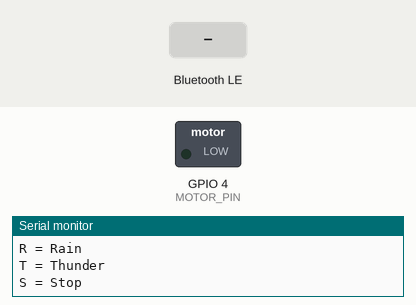
The sketch below on a simulated ESP32. On the bench: switched loads named in the sketch (green lamp = pin HIGH), the last lines printed to the serial monitor. The inputs (shaded band) are chosen by the test bench. Nothing arrives over Bluetooth unless stated; a phone connects over Bluetooth LE 3 s after start.

Above: at 1.2 s.
1.3 s: Bluetooth LE write "W" received
At 1.46 s:
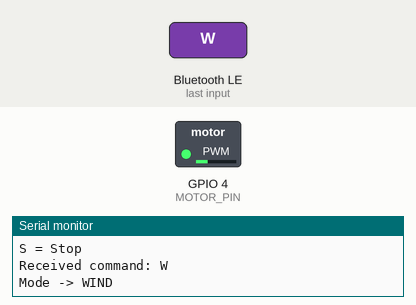
4.3 s: Bluetooth LE write "T" received
At 5.8 s:
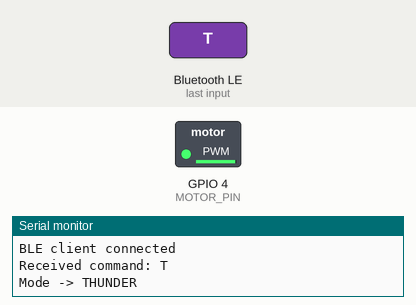
7.3 s: Bluetooth LE write "R" received
Timing chart, 0 to 16.3 s (numbered marks = the images above; inputs shaded):
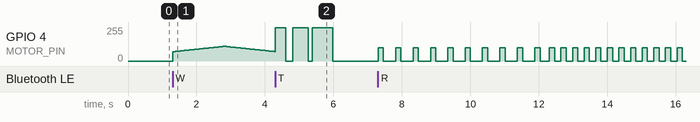

Measured:
- after the input at 1.3 s, GPIO 4 (MOTOR_PIN): rises from 0/255 to 110/255 in 1.5 s, then falls to 71/255 in 1.5 s

The sketch:

esp32_dragon.ino
```cpp
#include <Arduino.h>
#include <BLEDevice.h>
#include <BLEServer.h>
#include <BLEUtils.h>

// ==================================================
// 1. Hardware Configuration
// ==================================================

#define MOTOR_PIN 4

// ==================================================
// 2. BLE Configuration
// Must match vibration_controller.py
// ==================================================

#define SERVICE_UUID \
  "12345678-1234-1234-1234-123456789abc"

#define CHARACTERISTIC_UUID \
  "87654321-4321-4321-4321-cba987654321"

#define DEVICE_NAME "Museum-ESP32"

// ==================================================
// 3. Vibration Modes
// ==================================================

enum VibrationMode {
  STOP,
  WIND,
  RAIN,
  THUNDER
};

VibrationMode currentMode = STOP;

// ==================================================
// 4. PWM Configuration
// ==================================================

const int PWM_FREQ = 5000;
const int PWM_RESOLUTION = 8;

// Intensity range: 0-255

// WIND: gradual intensity
const int WIND_MIN_POWER = 70;
const int WIND_MAX_POWER = 110;

// RAIN: medium intensity
const int RAIN_POWER = 100;

// THUNDER: strong intensity
const int THUNDER_POWER = 250;

// ==================================================
// 5. Pattern Timing
// ==================================================

// ---------------- WIND ----------------
// Gradual increase -> decrease -> pause

const unsigned long WIND_RISE_TIME = 1500;
const unsigned long WIND_FALL_TIME = 1500;
const unsigned long WIND_PAUSE_TIME = 1500;

// ---------------- RAIN ----------------
// Light -> Moderate -> Heavy -> Repeat

const unsigned long RAIN_ON_TIME = 150;

const unsigned long RAIN_OFF_TIMES[] = {
  350,   // Light Rain
  180,   // Moderate Rain
  80     // Heavy Rain
};

const int RAIN_STAGES = 3;

const unsigned long RAIN_STAGE_DURATION = 5000;

// ---------------- THUNDER ----------------
// Three irregular bursts -> long pause

const unsigned long THUNDER_BURST_1 = 300;
const unsigned long THUNDER_BURST_2 = 450;
const unsigned long THUNDER_BURST_3 = 600;

const unsigned long THUNDER_GAP_1 = 200;
const unsigned long THUNDER_GAP_2 = 120;

const unsigned long THUNDER_PAUSE = 2000;

// ==================================================
// 6. Pattern State
// ==================================================

unsigned long previousMillis = 0;
unsigned long rainStartMillis = 0;

int patternStep = 0;

// ==================================================
// 7. Motor Control
// ==================================================

void setMotor(int power) {

  power = constrain(power, 0, 255);

  ledcWrite(MOTOR_PIN, power);
}

void motorOff() {

  ledcWrite(MOTOR_PIN, 0);
}

// ==================================================
// 8. Reset Pattern
// ==================================================

void resetPattern() {

  previousMillis = millis();
  rainStartMillis = millis();

  patternStep = 0;

  motorOff();
}

// ==================================================
// 9. Change Mode
// ==================================================

void setMode(VibrationMode newMode) {

  // Avoid restarting the same pattern
  if (currentMode == newMode) {
    return;
  }

  currentMode = newMode;

  resetPattern();

  switch (newMode) {

    case WIND:
      Serial.println("Mode -> WIND");
      break;

    case RAIN:
      Serial.println("Mode -> RAIN");
      break;

    case THUNDER:
      Serial.println("Mode -> THUNDER");
      break;

    case STOP:
      Serial.println("Mode -> STOP");
      break;
  }
}

// ==================================================
// 10. WIND Pattern
// Gradual increase -> decrease -> pause
// ==================================================

void updateWind() {

  unsigned long now = millis();

  unsigned long elapsed = now - previousMillis;

  // Step 0: Gradual increase
  if (patternStep == 0) {

    if (elapsed >= WIND_RISE_TIME) {

      setMotor(WIND_MAX_POWER);

      previousMillis = now;
      patternStep = 1;

    } else {

      int power = map(
        elapsed,
        0,
        WIND_RISE_TIME,
        WIND_MIN_POWER,
        WIND_MAX_POWER
      );

      setMotor(power);
    }
  }

  // Step 1: Gradual decrease
  else if (patternStep == 1) {

    if (elapsed >= WIND_FALL_TIME) {

      motorOff();

      previousMillis = now;
      patternStep = 2;

    } else {

      int power = map(
        elapsed,
        0,
        WIND_FALL_TIME,
        WIND_MAX_POWER,
        WIND_MIN_POWER
      );

      setMotor(power);
    }
  }

  // Step 2: Pause
  else if (patternStep == 2) {

    if (elapsed >= WIND_PAUSE_TIME) {

      previousMillis = now;
      patternStep = 0;
    }
  }
}

// ==================================================
// 11. RAIN Pattern
// Increasing pulse frequency
// ==================================================

void updateRain() {

  unsigned long now = millis();

  unsigned long elapsed = now - rainStartMillis;

  // Determine current rain stage
  int stage =
    (elapsed / RAIN_STAGE_DURATION) % RAIN_STAGES;

  unsigned long offTime = RAIN_OFF_TIMES[stage];

  // Step 0: Start pulse
  if (patternStep == 0) {

    setMotor(RAIN_POWER);

    previousMillis = now;
    patternStep = 1;
  }

  // Step 1: End pulse
  else if (
    patternStep == 1 &&
    now - previousMillis >= RAIN_ON_TIME
  ) {

    motorOff();

    previousMillis = now;
    patternStep = 2;
  }

  // Step 2: Wait before next pulse
  else if (
    patternStep == 2 &&
    now - previousMillis >= offTime
  ) {

    patternStep = 0;
  }
}

// ==================================================
// 12. THUNDER Pattern
// Irregular strong bursts
// ==================================================

void updateThunder() {

  unsigned long now = millis();

  switch (patternStep) {

    // Burst 1
    case 0:

      setMotor(THUNDER_POWER);

      previousMillis = now;
      patternStep = 1;

      break;

    // End Burst 1
    case 1:

      if (
        now - previousMillis >= THUNDER_BURST_1
      ) {

        motorOff();

        previousMillis = now;
        patternStep = 2;
      }

      break;

    // Gap 1
    case 2:

      if (
        now - previousMillis >= THUNDER_GAP_1
      ) {

        setMotor(THUNDER_POWER);

        previousMillis = now;
        patternStep = 3;
      }

      break;

    // End Burst 2
    case 3:

      if (
        now - previousMillis >= THUNDER_BURST_2
      ) {

        motorOff();

        previousMillis = now;
        patternStep = 4;
      }

      break;

    // Gap 2
    case 4:

      if (
        now - previousMillis >= THUNDER_GAP_2
      ) {

        setMotor(THUNDER_POWER);

        previousMillis = now;
        patternStep = 5;
      }

      break;

    // End Burst 3
    case 5:

      if (
        now - previousMillis >= THUNDER_BURST_3
      ) {

        motorOff();

        previousMillis = now;
        patternStep = 6;
      }

      break;

    // Long pause
    case 6:

      if (
        now - previousMillis >= THUNDER_PAUSE
      ) {

        patternStep = 0;
      }

      break;
  }
}

// ==================================================
// 13. BLE Characteristic Callback
// Receives W / R / T / S
// ==================================================

class MotorCallback : public BLECharacteristicCallbacks {

  void onWrite(
    BLECharacteristic *pCharacteristic
  ) override {

    String value = pCharacteristic->getValue();

    if (value.length() == 0) {
      return;
    }

    char command = value[0];

    Serial.print("Received command: ");
    Serial.println(command);

    if (command == 'W') {

      setMode(WIND);

    } else if (command == 'R') {

      setMode(RAIN);

    } else if (command == 'T') {

      setMode(THUNDER);

    } else if (command == 'S') {

      setMode(STOP);
    }
  }
};

// ==================================================
// 14. BLE Server Callbacks
// ==================================================

class ServerCallbacks : public BLEServerCallbacks {

  void onConnect(
    BLEServer *pServer
  ) override {

    Serial.println("BLE client connected");
  }

  void onDisconnect(
    BLEServer *pServer
  ) override {

    Serial.println("BLE client disconnected");

    // Stop vibration
    setMode(STOP);

    delay(100);

    // Restart advertising
    BLEDevice::startAdvertising();

    Serial.println("BLE advertising restarted");
  }
};

// ==================================================
// 15. Setup
// ==================================================

void setup() {

  Serial.begin(115200);

  // ---------------- PWM Setup ----------------

  ledcAttach(
    MOTOR_PIN,
    PWM_FREQ,
    PWM_RESOLUTION
  );

  motorOff();

  // ---------------- BLE Setup ----------------

  BLEDevice::init(DEVICE_NAME);

  BLEServer *pServer =
    BLEDevice::createServer();

  pServer->setCallbacks(
    new ServerCallbacks()
  );

  BLEService *pService =
    pServer->createService(
      SERVICE_UUID
    );

  BLECharacteristic *pCharacteristic =
    pService->createCharacteristic(
      CHARACTERISTIC_UUID,
      BLECharacteristic::PROPERTY_WRITE
    );

  pCharacteristic->setCallbacks(
    new MotorCallback()
  );

  pService->start();

  // ---------------- Advertising ----------------

  BLEAdvertising *pAdvertising =
    BLEDevice::getAdvertising();

  pAdvertising->addServiceUUID(
    SERVICE_UUID
  );

  pAdvertising->setScanResponse(true);

  BLEDevice::startAdvertising();

  // ---------------- Ready ----------------

  Serial.println();
  Serial.println("============================");
  Serial.println("Museum ESP32 Ready");
  Serial.println("============================");

  Serial.println("W = Wind");
  Serial.println("R = Rain");
  Serial.println("T = Thunder");
  Serial.println("S = Stop");

  Serial.println();
}

// ==================================================
// 16. Main Loop
// ==================================================

void loop() {

  switch (currentMode) {

    case WIND:

      updateWind();
      break;

    case RAIN:

      updateRain();
      break;

    case THUNDER:

      updateThunder();
      break;

    case STOP:

      motorOff();
      break;
  }

  // Keep BLE responsive
  delay(5);
}
```
